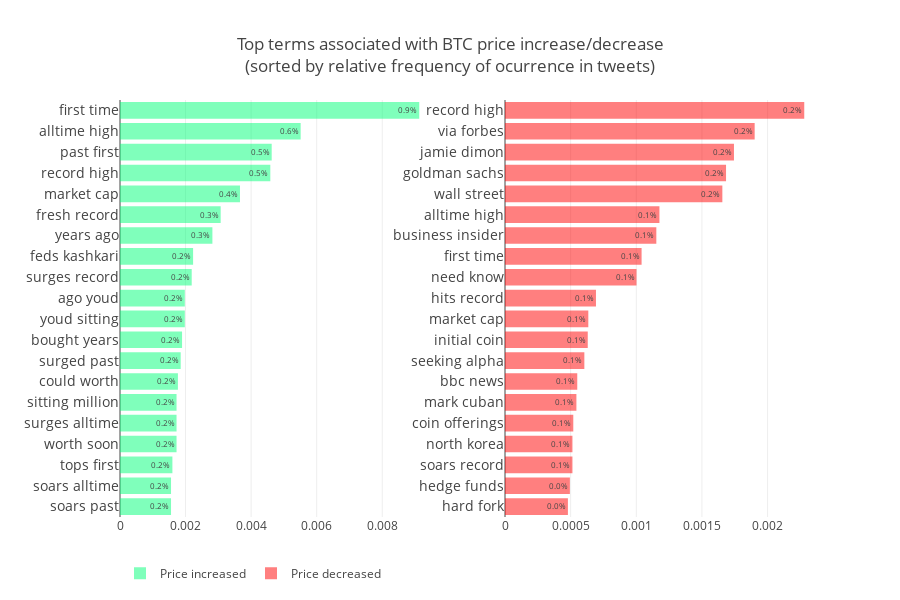

Notebook code cell kept with this figure:
### Code cell
df1 = up_bigrams[:20].sort_values("frequency",ascending=True)
df2 = down_bigrams[:20].sort_values("frequency",ascending=True)
x = "frequency"
y = "token"
text = x

trace1 = go.Bar(
            x=df1[x],
            y=df1[y],
            text= (df1[text]*100).round(1).astype("str")+"%",
            textposition = 'inside',
            marker=dict(
                color='rgba(0,255,120,0.5)',
            ),
            orientation = 'h',
            name = "Price increased"
        )
trace2 = go.Bar(
            x=df2[x],
            y=df2[y],
            text=(df2[text]*100).round(1).astype("str")+"%",
            textposition = 'inside',
            marker=dict(
                color='rgba(255,0,0,0.5)',
            ),
            orientation = 'h',
            name = "Price decreased"
        )

fig = tools.make_subplots(rows=1, cols=2)

fig.append_trace(trace1, 1, 1)
fig.append_trace(trace2, 1, 2)

fig['layout'].update(height=600, width=900, title='Top terms associated with BTC price increase/decrease\
<br>(sorted by relative frequency of ocurrence in tweets)',
                     legend=dict(orientation="h"),margin=dict(l=120))
fig['layout']["yaxis1"].update(tickfont=dict(size=14))
fig['layout']["yaxis2"].update(tickfont=dict(size=14))

iplot(fig, filename='simple-subplot')

### Figure 1 — Plotly figure (JSON) as saved in the notebook; plotly's stock layout.template omitted (floating-point values rounded to 4 significant figures)
{"data": [{"marker": {"color": "rgba(0,255,120,0.5)"}, "name": "Price increased", "orientation": "h", "text": ["0.2%", "0.2%", "0.2%", "0.2%", "0.2%", "0.2%", "0.2%", "0.2%", "0.2%", "0.2%", "0.2%", "0.2%", "0.2%", "0.3%", "0.3%", "0.4%", "0.5%", "0.5%", "0.6%", "0.9%"], "textposition": "inside", "type": "bar", "x": [0.001557, 0.001557, 0.001599, 0.001725, 0.001725, 0.001725, 0.001767, 0.001851, 0.001893, 0.001977, 0.001977, 0.002188, 0.00223, 0.002819, 0.003071, 0.00366, 0.004586, 0.004628, 0.005511, 0.009129], "xaxis": "x1", "y": ["soars past", "soars alltime", "tops first", "worth soon", "surges alltime", "sitting million", "could worth", "surged past", "bought years", "youd sitting", "ago youd", "surges record", "feds kashkari", "years ago", "fresh record", "market cap", "record high", "past first", "alltime high", "first time"], "yaxis": "y1"}, {"marker": {"color": "rgba(255,0,0,0.5)"}, "name": "Price decreased", "orientation": "h", "text": ["0.0%", "0.0%", "0.1%", "0.1%", "0.1%", "0.1%", "0.1%", "0.1%", "0.1%", "0.1%", "0.1%", "0.1%", "0.1%", "0.1%", "0.1%", "0.2%", "0.2%", "0.2%", "0.2%", "0.2%"], "textposition": "inside", "type": "bar", "x": [0.0004791, 0.0004942, 0.0005137, 0.0005137, 0.0005201, 0.0005439, 0.0005504, 0.0006043, 0.0006302, 0.0006345, 0.0006928, 0.001001, 0.00104, 0.001153, 0.001176, 0.001655, 0.001683, 0.001744, 0.001901, 0.002279], "xaxis": "x2", "y": ["hard fork", "hedge funds", "soars record", "north korea", "coin offerings", "mark cuban", "bbc news", "seeking alpha", "initial coin", "market cap", "hits record", "need know", "first time", "business insider", "alltime high", "wall street", "goldman sachs", "jamie dimon", "via forbes", "record high"], "yaxis": "y2"}], "layout": {"height": 600, "legend": {"orientation": "h"}, "margin": {"l": 120}, "title": "Top terms associated with BTC price increase/decrease<br>(sorted by relative frequency of ocurrence in tweets)", "width": 900, "xaxis1": {"anchor": "y1", "domain": [0, 0.45]}, "xaxis2": {"anchor": "y2", "domain": [0.55, 1]}, "yaxis1": {"anchor": "x1", "domain": [0, 1], "tickfont": {"size": 14}}, "yaxis2": {"anchor": "x2", "domain": [0, 1], "tickfont": {"size": 14}}}}
